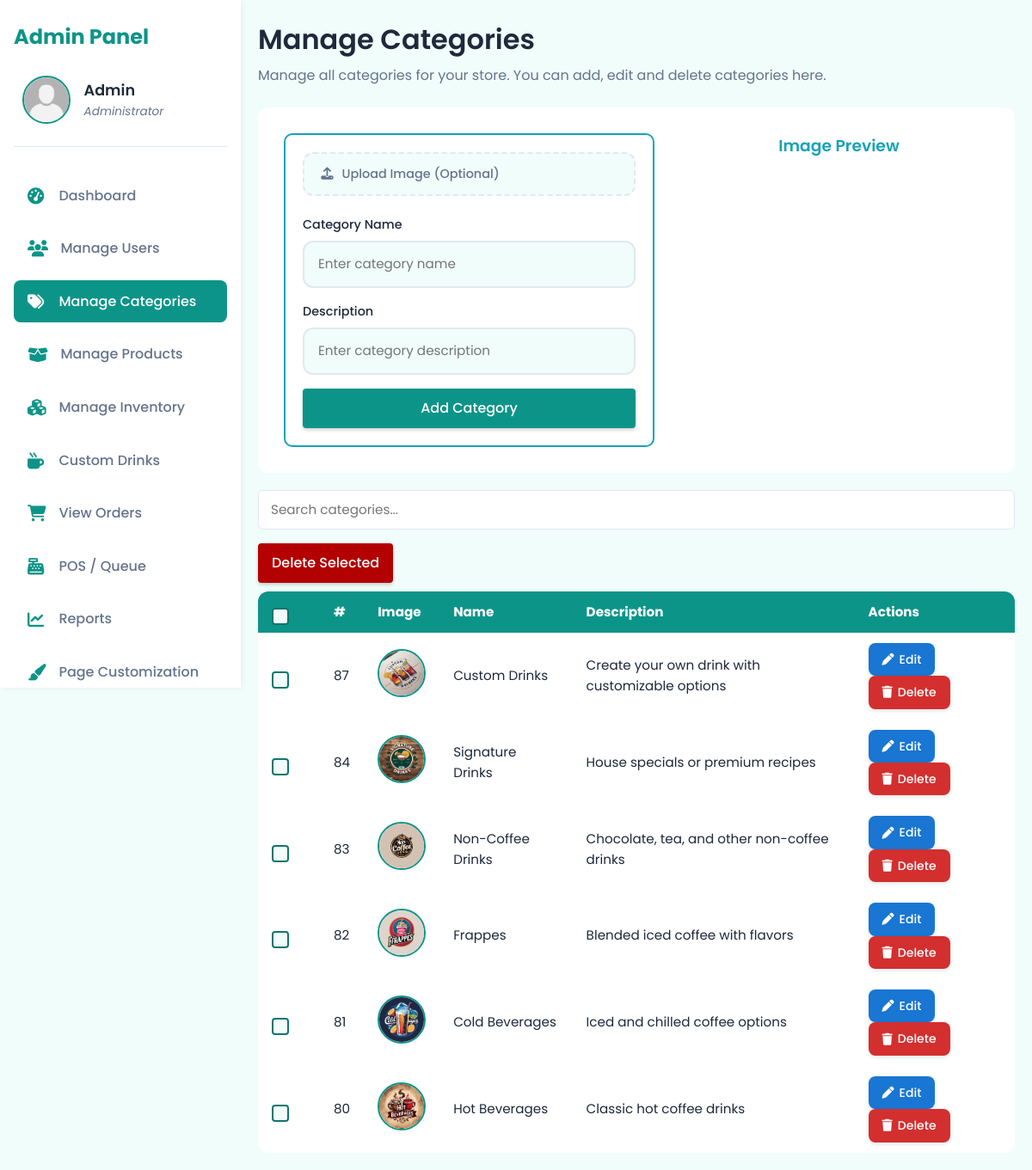
/dashboard/admin/manage-categories.php (signed in), run on the app's committed database.
### tables this page shows
CREATE TABLE `users` (
  `id` int(11) NOT NULL,
  `name` varchar(100) DEFAULT NULL,
  `email` varchar(100) DEFAULT NULL,
  `password` varchar(255) DEFAULT NULL,
  `account_type` enum('admin','customer') DEFAULT 'customer',
  `email_verified` tinyint(1) DEFAULT 0,
  `verification_code` varchar(6) DEFAULT NULL,
  `reset_code` varchar(6) DEFAULT NULL,
  `created_at` timestamp NOT NULL DEFAULT current_timestamp(),
  `full_name` varchar(150) DEFAULT NULL,
  `address` text DEFAULT NULL,
  `age` int(11) DEFAULT NULL,
  `birthday` date DEFAULT NULL,
  `profile_image` varchar(255) DEFAULT NULL,
  `failed_attempts` int(11) DEFAULT 0,
  `is_blocked` tinyint(1) DEFAULT 0
);

CREATE TABLE `categories` (
  `id` int(11) NOT NULL,
  `name` varchar(100) NOT NULL,
  `description` text DEFAULT NULL,
  `image` varchar(255) DEFAULT NULL,
  `created_at` timestamp NOT NULL DEFAULT current_timestamp()
);

### dashboard/admin/manage-categories.php (the view, shortened to what this page needs)
<?php
require_once __DIR__ . '/../../config/db.php';
$categories = $conn->query("SELECT * FROM categories ORDER BY id DESC")->fetchAll();
?>
<!DOCTYPE html>
<html lang="en">
<head>
  <link rel="stylesheet" href="/alon_at_araw/assets/global.css"/>
  <link rel="stylesheet" href="/alon_at_araw/assets/styles/root-admin.css">
  <link rel="stylesheet" href="/alon_at_araw/assets/styles/manage-categories.css"/>
  <link rel="stylesheet" href="/alon_at_araw/assets/fonts/font.css">
  <link rel="stylesheet" href="https://cdnjs.cloudflare.com/ajax/libs/jquery-toast-plugin/1.3.2/jquery.toast.min.css" />
  <link rel="stylesheet" href="https://cdnjs.cloudflare.com/ajax/libs/font-awesome/6.4.0/css/all.min.css"/>
</head>
<body>
<div class="main-container">
  <?php include '../../includes/admin-sidebar.php'; ?>
  <div class="content-wrapper">
    <main class="user-management">
      <h1>Manage Categories</h1>
    <p class="subtitle">Manage all categories for your store. You can add, edit and delete categories here.</p>
  <div class="category-form-wrapper">
    <form method="POST" enctype="multipart/form-data" class="category-form">
      <div class="input-container file-upload">
        <label for="category_image" class="file-label" id="categoryLabel">
          <i class="fas fa-upload upload-icon"></i>
          Upload Image (Optional)
        </label>
      </div>
      <div class="input-container">
        <label for="category-name">Category Name</label>
        <input type="text" id="category-name" name="category_name" placeholder="Enter category name" required />
      </div>
      <div class="input-container">
        <label for="description">Description</label>
        <input type="text" id="description" name="description" placeholder="Enter category description" />
      </div>
      <button type="submit" name="add_category" class="md-btn md-btn-primary">Add Category</button>
    </form>
    <div class="image-preview-wrapper">
      <h3>Image Preview</h3>
    </div>
  </div>
  <div class="user-controls">
    <input type="text" id="searchInput" placeholder="Search categories..." class="search-input" />
  </div>
  <form method="POST">
    <button type="button" id="triggerBulkDelete" class="md-btn danger">Delete Selected</button>
    <div class="table-container">
      <table class="user-table">
        <thead>
          <tr>
            <th><label class="md-checkbox"><input type="checkbox" id="select-all" /><span></span></label></th>
            <th>#</th>
            <th>Image</th>
            <th>Name</th>
            <th>Description</th>
            <th>Actions</th>
          </tr>
        </thead>
        <tbody>
          <?php if (count($categories) > 0): ?>
            <?php foreach ($categories as $cat): ?>
              <tr>
                <td>
                  <label class="md-checkbox">
                    <input type="checkbox" name="selected_ids[]" value="<?= $cat['id'] ?>" /><span></span>
                  </label>
                </td>
                <td><?= $cat['id'] ?></td>
                <td>
                  <?php
                    $rawImage = $cat['image'] ?? '';
                    $cleanImage = preg_replace('#^(\.\./)+#', '', $rawImage);
                    $categoryImagePath = $cleanImage
                      ? '/alon_at_araw/assets/uploads/categories/' . $cleanImage
                      : '/alon_at_araw/assets/images/no-image.png';
                  ?>
                  <img src="<?= htmlspecialchars($categoryImagePath) ?>" class="profile-pic" alt="Category Image" />
                </td>
                <td><?= htmlspecialchars($cat['name']) ?></td>
                <td><?= htmlspecialchars($cat['description']) ?></td>
                <td>
                  <button
                    type="button"
                    class="custom-edit-btn edit-btn"
                    data-id="<?= $cat['id'] ?>"
                    data-name="<?= htmlspecialchars($cat['name'], ENT_QUOTES) ?>"
                    data-description="<?= htmlspecialchars($cat['description'], ENT_QUOTES) ?>"
                    data-image="<?= htmlspecialchars($cat['image'], ENT_QUOTES) ?>"
                  >
                    <i class="fas fa-pen"></i> Edit
                  </button>
                  <button
                    type="button"
                    class="custom-delete-btn delete-category"
                    data-id="<?= $cat['id'] ?>"
                  >
                    <i class="fas fa-trash"></i> Delete
                  </button>
                </td>
              </tr>
            <?php endforeach; ?>
          <?php endif; ?>
        </tbody>
      </table>
    </div>
  </form>
</main>
</body>
</html>

### includes/admin-sidebar.php (shortened to what this page needs)
<?php
$currentPage = basename($_SERVER['PHP_SELF']);
require_once __DIR__ . '/../config/db.php';
$stmt = $conn->prepare("SELECT name, profile_image FROM users WHERE id = ?");
$stmt->execute([$_SESSION['user_id']]);
$admin = $stmt->fetch();
$rawPath = $admin['profile_image'] ?? '';
$cleanPath = preg_replace('#^(\.\./)+#', '', $rawPath);
$profileImagePath = $cleanPath
    ? '/alon_at_araw/' . $cleanPath
    : '/alon_at_araw/assets/images/avatar.png';
?>
<!DOCTYPE html>
<html lang="en">
<head>
    <link rel="stylesheet" href="/alon_at_araw/assets/global.css"/>
    <link rel="stylesheet" href="/alon_at_araw/assets/styles/root-admin.css">
    <link rel="stylesheet" href="/alon_at_araw/assets/styles/admin-sidebar.css"/>
    <link rel="stylesheet" href="/alon_at_araw/assets/fonts/font.css">
    <link rel="stylesheet" href="https://cdnjs.cloudflare.com/ajax/libs/jquery-toast-plugin/1.3.2/jquery.toast.min.css" />
    <link rel="stylesheet" href="https://cdnjs.cloudflare.com/ajax/libs/font-awesome/6.4.0/css/all.min.css"/>
</head>
<body>
<aside class="sidebar">
  <div class="sidebar-header">
  <h2>Admin Panel</h2>
  <a href="admin-profile.php" class="admin-profile-link">
    <div class="admin-profile">
      <img src="<?= htmlspecialchars($profileImagePath) ?>" alt="Admin Profile" class="profile-pic" />
      <div class="admin-info">
        <span class="admin-name"><?= htmlspecialchars($admin['name']) ?></span>
        <small class="admin-role">Administrator</small>
      </div>
    </div>
  </a>
</div>
  <nav class="nav-links">
    <ul>
      <li><a href="dashboard.php" class="<?= $currentPage === 'dashboard.php' ? 'active' : '' ?>"><i class="fas fa-tachometer-alt"></i> Dashboard</a></li>
      <li><a href="manage-users.php" class="<?= $currentPage === 'manage-users.php' ? 'active' : '' ?>"><i class="fas fa-users"></i> Manage Users</a></li>
      <li><a href="manage-categories.php" class="<?= $currentPage === 'manage-categories.php' ? 'active' : '' ?>"><i class="fas fa-tags"></i> Manage Categories</a></li>
      <li><a href="manage-products.php" class="<?= $currentPage === 'manage-products.php' ? 'active' : '' ?>"><i class="fas fa-box-open"></i> Manage Products</a></li>
      <li><a href="inventory.php" class="<?= $currentPage === 'inventory.php' ? 'active' : '' ?>"><i class="fas fa-cubes"></i> Manage Inventory</a></li>
      <li><a href="custom-drinks.php" class="<?= $currentPage === 'custom-drinks.php' ? 'active' : '' ?>"><i class="fas fa-mug-hot"></i> Custom Drinks</a></li>
      <li><a href="view-orders.php" class="<?= $currentPage === 'view-orders.php' ? 'active' : '' ?>"><i class="fas fa-shopping-cart"></i> View Orders</a></li>
      <li><a href="pos.php" class="<?= $currentPage === 'pos.php' ? 'active' : '' ?>"><i class="fas fa-cash-register"></i> POS / Queue</a></li>
      <li><a href="reports.php" class="<?= $currentPage === 'reports.php' ? 'active' : '' ?>"><i class="fas fa-chart-line"></i> Reports</a></li>
      <li><a href="customize-site.php" class="<?= $currentPage === 'customize-site.php' ? 'active' : '' ?>"><i class="fas fa-paint-brush"></i> Page Customization</a></li>
    </ul>
  </nav>
</aside>
</body>
</html>

### assets/global.css (style rules this page uses)
* { margin: 0; padding: 0; box-sizing: border-box; }
html { scroll-behavior: smooth; }
body { font-family: 'Poppins', sans-serif; font-size: 16px; line-height: 1.6; background-color: #fff; color: #000; }
a { text-decoration: none; color: inherit; }
button { cursor: pointer; border: none; outline: none; font: inherit; }
input, select, textarea { font: inherit; border: 1px solid #ccc; padding: 0.5rem; border-radius: 4px; }
h1, h2, h3, h4, h5, h6 { font-weight: 600; color: inherit; }
p { margin: 0 0 1rem 0; }

### assets/styles/root-admin.css (style rules this page uses)
:root { --sidebar-width: 280px; --color-primary: #0d9488; --color-primary-hover: #0f766e; --color-bg: #f0fdfa; --color-sidebar-bg: #ffffff; --color-text-primary: #1e293b; --color-text-secondary: #64748b; --color-text-hover: #0d9488; --color-border: #e2e8f0; --color-shadow: rgba(0, 0, 0, 0.05); --color-error: #b30000; --color-success: #28a745; --color-warning: #ffc107; --color-info: #17a2b8; --color-bg-error: #ffe5e5; --color-bg-success: #e5ffe5; --color-bg-warning: #fff8e5; }

### assets/styles/admin-sidebar.css (style rules this page uses)
body { margin: 0; background-color: var(--color-bg); color: var(--color-text-primary); }
.sidebar { position: fixed; top: 0; left: 0; height: 100vh; width: var(--sidebar-width); background-color: var(--color-sidebar-bg); box-shadow: 2px 0 8px var(--color-shadow); display: flex; flex-direction: column; padding: 1.5rem 1rem; overflow-y: auto; transition: width 0.3s ease; z-index: 1000; }
.sidebar-header { margin-bottom: 2rem; border-bottom: 1px solid var(--color-border); padding-bottom: 1rem; }
.sidebar-header h2 { font-weight: 700; font-size: 1.5rem; color: var(--color-primary); margin-bottom: 1rem; user-select: none; }
.admin-profile { display: flex; align-items: center; gap: 1rem; }
.profile-pic { width: 56px; height: 56px; border-radius: 50%; object-fit: cover; border: 2px solid var(--color-primary); }
.admin-info { display: flex; flex-direction: column; justify-content: center; }
.admin-name { font-weight: 600; font-size: 1.1rem; color: var(--color-text-primary); user-select: text; }
.admin-role { font-size: 0.85rem; color: var(--color-text-secondary); font-style: italic; }
.nav-links ul { list-style: none; padding: 0; margin: 0; }
.nav-links li { margin-bottom: 0.75rem; }
.nav-links a { display: flex; align-items: center; gap: 0.9rem; text-decoration: none; font-weight: 500; font-size: 1rem; color: var(--color-text-secondary); padding: 0.75rem 1rem; border-radius: 8px; transition: background-color 0.1s ease, color 0.25s ease; user-select: none; }
.nav-links a i { min-width: 22px; font-size: 1.2rem; color: var(--color-primary); transition: color 0.25s ease; }
.nav-links a:hover, .nav-links a.active { background-color: var(--color-primary); color: white; }
.nav-links a:hover i, .nav-links a.active i { color: white; }
.admin-profile-link { text-decoration: none; display: block; cursor: pointer; border-radius: 8px; padding: 0.6rem; transition: background-color 0.1s ease; }

### data on the page
users: name "Admin"
categories: id "87", image (picture), name "Custom Drinks", description "Create your own drink with customizable options"
categories: id "84", image (picture), name "Signature Drinks", description "House specials or premium recipes"
categories: id "83", image (picture), name "Non-Coffee Drinks", description "Chocolate, tea, and other non-coffee drinks"
categories: id "82", image (picture), name "Frappes", description "Blended iced coffee with flavors"
categories: id "81", image (picture), name "Cold Beverages", description "Iced and chilled coffee options"
categories: id "80", image (picture), name "Hot Beverages", description "Classic hot coffee drinks"
